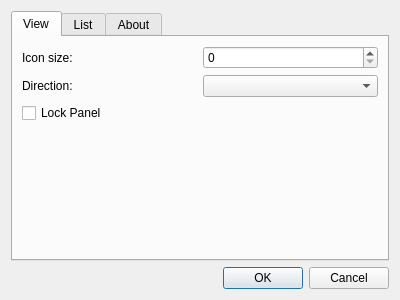
<?xml version="1.0" encoding="UTF-8"?>
<ui version="4.0">
 <class>DesktopWidgetDialog</class>
 <widget class="QDialog" name="DesktopWidgetDialog">
  <property name="geometry">
   <rect>
    <x>0</x>
    <y>0</y>
    <width>400</width>
    <height>300</height>
   </rect>
  </property>
  <property name="windowTitle">
   <string>Dialog</string>
  </property>
  <layout class="QVBoxLayout" name="verticalLayout_2">
   <item>
    <widget class="QTabWidget" name="tabWidget">
     <property name="currentIndex">
      <number>0</number>
     </property>
     <widget class="QWidget" name="view">
      <attribute name="title">
       <string>View</string>
      </attribute>
      <layout class="QHBoxLayout" name="horizontalLayout_3">
       <item>
        <layout class="QVBoxLayout" name="verticalLayout">
         <item>
          <layout class="QHBoxLayout" name="horizontalLayout">
           <item>
            <widget class="QLabel" name="label">
             <property name="text">
              <string>Icon size:</string>
             </property>
            </widget>
           </item>
           <item>
            <widget class="QSpinBox" name="spinBox">
             <property name="sizePolicy">
              <sizepolicy hsizetype="Preferred" vsizetype="Fixed">
               <horstretch>0</horstretch>
               <verstretch>0</verstretch>
              </sizepolicy>
             </property>
            </widget>
           </item>
          </layout>
         </item>
         <item>
          <layout class="QHBoxLayout" name="horizontalLayout_2">
           <item>
            <widget class="QLabel" name="label_2">
             <property name="sizePolicy">
              <sizepolicy hsizetype="Preferred" vsizetype="Preferred">
               <horstretch>0</horstretch>
               <verstretch>0</verstretch>
              </sizepolicy>
             </property>
             <property name="text">
              <string>Direction:</string>
             </property>
            </widget>
           </item>
           <item>
            <widget class="QComboBox" name="comboBox">
             <property name="sizePolicy">
              <sizepolicy hsizetype="Preferred" vsizetype="Fixed">
               <horstretch>0</horstretch>
               <verstretch>0</verstretch>
              </sizepolicy>
             </property>
            </widget>
           </item>
          </layout>
         </item>
         <item>
          <widget class="QCheckBox" name="lockPanelCheckBox">
           <property name="text">
            <string>Lock Panel</string>
           </property>
          </widget>
         </item>
         <item>
          <spacer name="verticalSpacer">
           <property name="orientation">
            <enum>Qt::Vertical</enum>
           </property>
           <property name="sizeHint" stdset="0">
            <size>
             <width>20</width>
             <height>40</height>
            </size>
           </property>
          </spacer>
         </item>
        </layout>
       </item>
      </layout>
     </widget>
     <widget class="QWidget" name="list">
      <attribute name="title">
       <string>List</string>
      </attribute>
      <layout class="QHBoxLayout" name="horizontalLayout_4">
       <item>
        <widget class="QListView" name="listView"/>
       </item>
       <item>
        <layout class="QVBoxLayout" name="verticalLayout_3">
         <item>
          <widget class="QPushButton" name="upButton">
           <property name="text">
            <string>Up</string>
           </property>
          </widget>
         </item>
         <item>
          <widget class="QPushButton" name="downButton">
           <property name="text">
            <string>Down</string>
           </property>
          </widget>
         </item>
         <item>
          <spacer name="verticalSpacer_3">
           <property name="orientation">
            <enum>Qt::Vertical</enum>
           </property>
           <property name="sizeType">
            <enum>QSizePolicy::Expanding</enum>
           </property>
           <property name="sizeHint" stdset="0">
            <size>
             <width>20</width>
             <height>40</height>
            </size>
           </property>
          </spacer>
         </item>
         <item>
          <widget class="QPushButton" name="addButton">
           <property name="text">
            <string>Add</string>
           </property>
          </widget>
         </item>
         <item>
          <widget class="QPushButton" name="deleteButton">
           <property name="text">
            <string>Delete</string>
           </property>
          </widget>
         </item>
         <item>
          <spacer name="verticalSpacer_2">
           <property name="orientation">
            <enum>Qt::Vertical</enum>
           </property>
           <property name="sizeHint" stdset="0">
            <size>
             <width>20</width>
             <height>40</height>
            </size>
           </property>
          </spacer>
         </item>
         <item>
          <spacer name="verticalSpacer_4">
           <property name="orientation">
            <enum>Qt::Vertical</enum>
           </property>
           <property name="sizeHint" stdset="0">
            <size>
             <width>20</width>
             <height>40</height>
            </size>
           </property>
          </spacer>
         </item>
        </layout>
       </item>
      </layout>
     </widget>
     <widget class="QWidget" name="about">
      <attribute name="title">
       <string>About</string>
      </attribute>
      <layout class="QVBoxLayout" name="verticalLayout_4">
       <item>
        <layout class="QHBoxLayout" name="horizontalLayout_5">
         <item>
          <spacer name="horizontalSpacer">
           <property name="orientation">
            <enum>Qt::Horizontal</enum>
           </property>
           <property name="sizeHint" stdset="0">
            <size>
             <width>40</width>
             <height>20</height>
            </size>
           </property>
          </spacer>
         </item>
         <item>
          <widget class="QLabel" name="iconLabel">
           <property name="text">
            <string>&lt;html&gt;&lt;head/&gt;&lt;body&gt;&lt;p align=&quot;center&quot;&gt;TextLabel&lt;/p&gt;&lt;/body&gt;&lt;/html&gt;</string>
           </property>
          </widget>
         </item>
         <item>
          <spacer name="horizontalSpacer_2">
           <property name="orientation">
            <enum>Qt::Horizontal</enum>
           </property>
           <property name="sizeHint" stdset="0">
            <size>
             <width>40</width>
             <height>20</height>
            </size>
           </property>
          </spacer>
         </item>
        </layout>
       </item>
       <item>
        <widget class="QLabel" name="label_3">
         <property name="text">
          <string>&lt;html&gt;&lt;head/&gt;&lt;body&gt;&lt;p align=&quot;center&quot;&gt;&lt;span style=&quot; font-size:18pt;&quot;&gt;qIconPanel&lt;/span&gt;&lt;/p&gt;&lt;p align=&quot;center&quot;&gt;&lt;span style=&quot; font-size:12pt;&quot;&gt;Icon panel for desktop&lt;/span&gt;&lt;/p&gt;&lt;p align=&quot;center&quot;&gt;v. 1.0 Alpha 03.13 based on Qt&lt;br/&gt;&lt;/p&gt;&lt;p align=&quot;center&quot;&gt;&lt;span style=&quot; font-size:12pt;&quot;&gt;(c) Efremov Andrey&lt;/span&gt;&lt;br/&gt;&lt;/p&gt;&lt;/body&gt;&lt;/html&gt;</string>
         </property>
        </widget>
       </item>
      </layout>
     </widget>
    </widget>
   </item>
   <item>
    <widget class="QDialogButtonBox" name="buttonBox">
     <property name="orientation">
      <enum>Qt::Horizontal</enum>
     </property>
     <property name="standardButtons">
      <set>QDialogButtonBox::Cancel|QDialogButtonBox::Ok</set>
     </property>
    </widget>
   </item>
  </layout>
 </widget>
 <resources/>
 <connections>
  <connection>
   <sender>buttonBox</sender>
   <signal>accepted()</signal>
   <receiver>DesktopWidgetDialog</receiver>
   <slot>accept()</slot>
   <hints>
    <hint type="sourcelabel">
     <x>248</x>
     <y>254</y>
    </hint>
    <hint type="destinationlabel">
     <x>157</x>
     <y>274</y>
    </hint>
   </hints>
  </connection>
  <connection>
   <sender>buttonBox</sender>
   <signal>rejected()</signal>
   <receiver>DesktopWidgetDialog</receiver>
   <slot>reject()</slot>
   <hints>
    <hint type="sourcelabel">
     <x>316</x>
     <y>260</y>
    </hint>
    <hint type="destinationlabel">
     <x>286</x>
     <y>274</y>
    </hint>
   </hints>
  </connection>
 </connections>
</ui>
